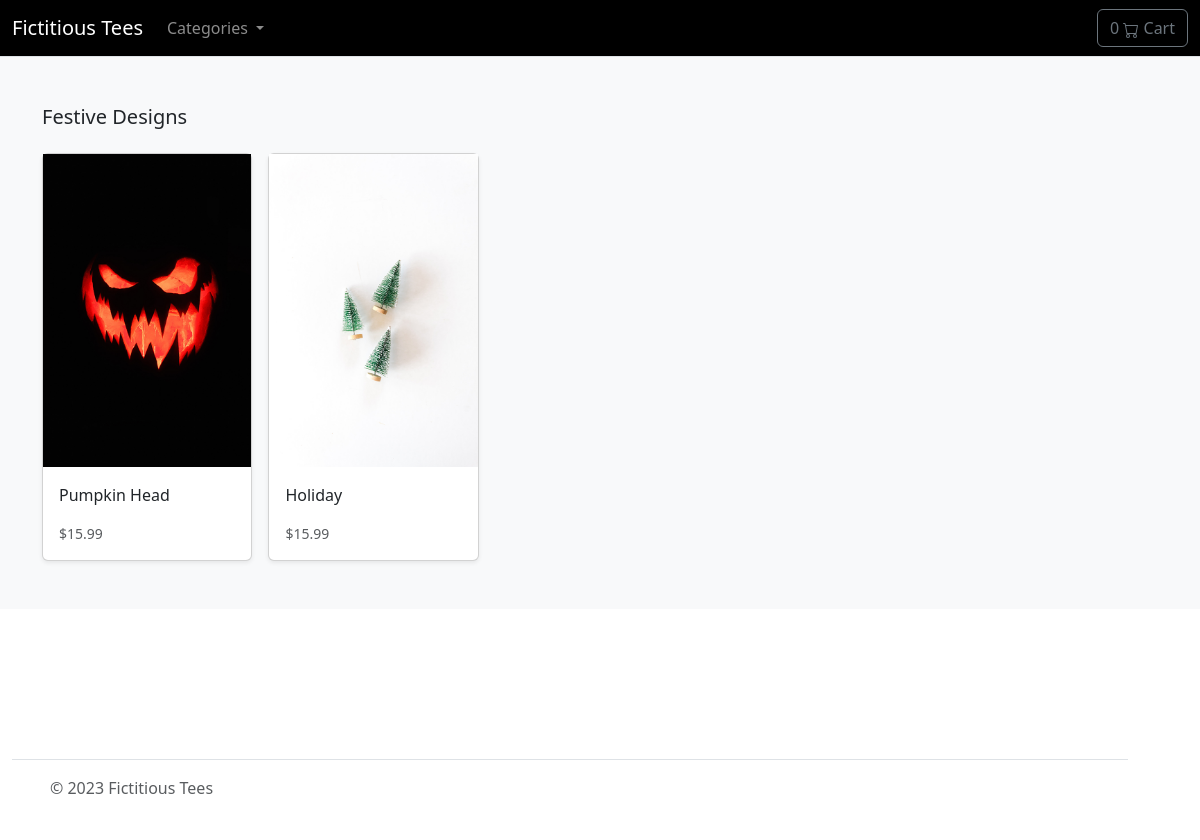
Screenshot of /category/festive/ with the database file from the repository.
### shop/models.py (models this page shows, shortened)
class Category(models.Model):
	name = models.CharField(max_length=255, db_index=True)
	slug = models.SlugField(max_length=255, unique=True)
	class Meta:
		verbose_name_plural = 'categories'
	def get_absolute_url(self):
		return reverse('shop:category_list', args=[self.slug])

class Design(models.Model):
	category = models.ForeignKey(Category, related_name='design', on_delete=models.CASCADE)
	created_by = models.ForeignKey(User, related_name='design_creator', on_delete=models.CASCADE)
	name = models.CharField(max_length=255)
	description = models.TextField(blank=True)
	image = models.ImageField(upload_to='images/')
	slug = models.SlugField(max_length=255)
	price = models.DecimalField(max_digits=4, decimal_places=2)
	in_stock = models.BooleanField(default=True)
	is_active = models.BooleanField(default=True)
	created = models.DateTimeField(auto_now_add=True)
	updated = models.DateTimeField(auto_now=True)
	objects = models.Manager()
	designs = DesignManager()
	class Meta:
		verbose_name_plural = "Designs"
		ordering = ('-updated',)
	def get_absolute_url(self):
		return reverse('shop:design_detail', args=[self.slug])

### shop/views.py (the view)
# urls.py: path('category/<slug:category_slug>/', views.category_list, name='category_list'),
def category_list(request, category_slug):
	category = get_object_or_404(Category, slug=category_slug)
	designs = Design.objects.filter(category=category)
	return render(request, 'shop/designs/category.html', {'category':category, 'designs':designs})

### cart/cart.py (called while the page is built)
	def __len__(self):
		return sum(item['qty'] for item in self.cart.values())

### cart/context_processors.py (called while the page is built)
def cart(request):
	return{'cart': Cart(request)}

### shop/views.py (called while the page is built)
def categories(request):
	return {'categories':Category.objects.all()}

### templates/shop/designs/category.html (shortened to what this page needs)
{% extends "../base.html" %}
{% load static %}
{% block content %}
<main>
	<div class="album py-5 bg-light">
	  <div class="container">
		<div class="pb-3 h5">{{ category.name }} Designs</div>
		<div class="row row-cols-1 row-cols-sm-2 row-cols-md-5 g-3">
		  {% for design in designs %}
		  <div class="col">
			<div class="card shadow-sm">
			  <a href="{{ design.get_absolute_url }}"><img class="img-fluid" alt="Responsive image" src="{{ design.image.url }}"></a>
			  <div class="card-body">
				<p class="card-text">
				  <a class="text-dark text-decoration-none" href="{{ design.get_absolute_url }}">{{ design.name }}</a>
				</p>
				<div class="d-flex justify-content-between align-items-center">
				  <small class="text-muted">${{ design.price }}</small>
				</div>
			  </div>
			</div>
		  </div>
		  {% endfor %}
		</div>
	  </div>
	</div>
</main>
{% endblock %}

### rows the page displays
Category: name "Festive"
Design: image (picture), name "Pumpkin Head", price "15.99"
Design: image (picture), name "Holiday", price "15.99"
